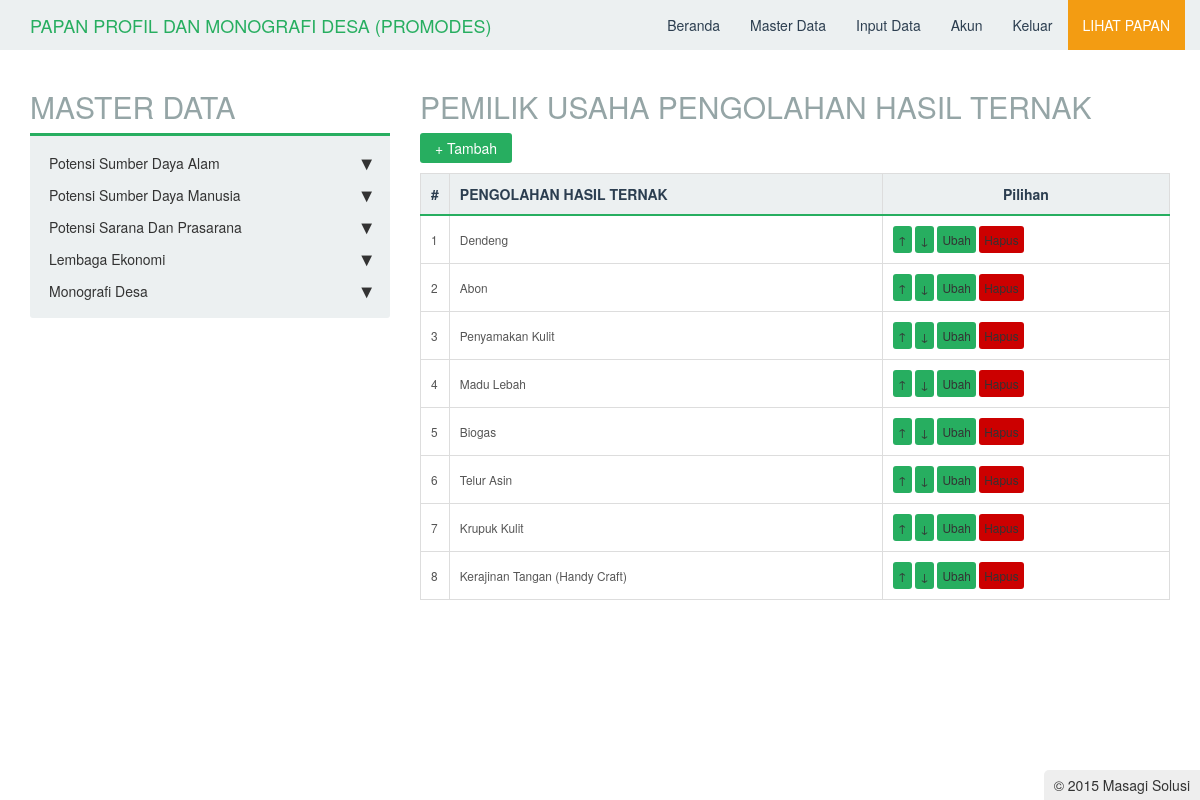
The page /master/potensi_sda/peternakan_perikanan/hasil_ternak/master.php (signed in) on the database its author committed.
### tables this page shows
CREATE TABLE IF NOT EXISTS `tbhasil_ternak` (
  `id` int(11) NOT NULL AUTO_INCREMENT,
  `nama` varchar(225) NOT NULL,
  `posisi` int(11) NOT NULL,
  PRIMARY KEY (`id`)
);

### master/potensi_sda/peternakan_perikanan/hasil_ternak/master.php (the view, shortened to what this page needs)
<?php
include_once "../../../../functions/urut.php";
include_once "../../../../master/header.php";
echo "<h2>PEMILIK USAHA PENGOLAHAN HASIL TERNAK</h2>";
$mod = $_GET['mod'];
if($mod == "tambah"){
    if(isset($_POST['simpan'])){
        $nama = $_POST['nama'];
        $s = mysql_query("select max(posisi) as urut from tbhasil_ternak");
        $d = mysql_fetch_array($s);
        $posisi  = $d['urut']+1;
        for($i = 0;$i < sizeof($nama);$i++){
           if($nama[$i] != ""){
               $q = mysql_query("insert into tbhasil_ternak(nama,posisi) values('".mysql_real_escape_string($nama[$i])."','".($posisi+$i)."')");
           }
        }
        if($q){
            echo "<script>window.location='master.php';</script>";
        }
    }
    echo "<link rel='stylesheet' type='text/css' href='../../../../lib/css/table2.css'/>";
?>
<script type="text/javascript" src="../../../../lib/js/jquery-1.9.1.min.js"></script>
<script type="text/javascript">
$(document).ready(function(){
    var count = 0;
    $nama = $("#nama");
    $add = $("#add");
    $add.click(function(e){
        var countNext = count+1;
        $("#input"+count).append("<div>&nbsp;&nbsp;<input type='text' name='nama[]' id='nama"+count+"'/><div id='input"+countNext+"'></div></div>");
        $("#nama"+count).focus();
        count++;
    });
});
</script>
<form method="post">
    <table>
        <tr>
            <td>Jenis Pengolahan</td>
            <td id='nama'><div id='input0'> : <input type='text' name='nama[]' id='nama' required/><a class='btn' href='#' id='add'>+</a></div></td>
        </tr>
        <tr>
            <td></td>
            <td><input type='submit' name='simpan' value='Tambah'></td>
        </tr>
    </table>
</form>
<?php
}
else if($mod == "hapus"){
    $id = abs((int)$_GET['id']);
    $q = mysql_query("delete from tbhasil_ternak where id='$id'");
    if($q){
        echo "<script>window.location='master.php';</script>";
    }
}
else
{
    echo "<link rel='stylesheet' type='text/css' href='../../../../lib/css/table.css'/>";
    echo "<input type='reset' onclick=\"window.location='?mod=tambah';\" value='+ Tambah'/>";
    echo "<table>
            <tr>
                <th>#</th>
                <th align=left>PENGOLAHAN HASIL TERNAK</th>
                <th>Pilihan</th>
            </tr>";
    $n1 = 1;
    $s1= mysql_query("select * from tbhasil_ternak order by posisi asc");
    while($d1 = mysql_fetch_array($s1)){
        echo "<tr>
                <td>$n1</td>
                <td>$d1[nama]</td>
                <td><a class='edit' href='?mod=urut&id=$d1[id]&tipe=1&posisi=up'>&#8593;</a> <a class='edit' href='?mod=urut&id=$d1[id]&tipe=1&posisi=down'>&#8595;</a> <a class='edit' href='?mod=ubah&id=$d1[id]'>Ubah</a> <a class='del' href='#' onclick='confirmDelete(\"?mod=hapus&id=$d1[id]\");'>Hapus</a></td>
            </tr>";
        $n1++;
    }
    echo "</table>";
}
include_once "../../../../master/footer.php";
?>

### rows shown on the page
tbhasil_ternak: nama "Dendeng"
tbhasil_ternak: nama "Abon"
tbhasil_ternak: nama "Penyamakan Kulit"
tbhasil_ternak: nama "Madu Lebah"
tbhasil_ternak: nama "Biogas"
tbhasil_ternak: nama "Telur Asin"
tbhasil_ternak: nama "Krupuk Kulit"
tbhasil_ternak: nama "Kerajinan Tangan (Handy Craft)"
